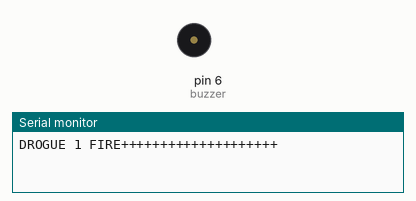
Bench run of a sketch on a simulated Arduino Uno, built with avr-gcc and run on an emulated ATmega328P. On the bench: buzzer (waves = sounding), the last lines printed to the serial monitor.

Above: at 32.7 s.
At 38.5 s:
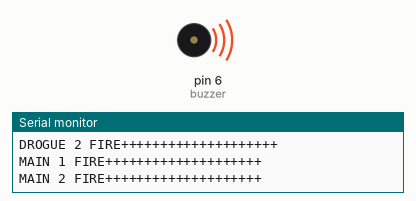
Timing chart, 0 to 40.1 s (numbered marks = the images above):
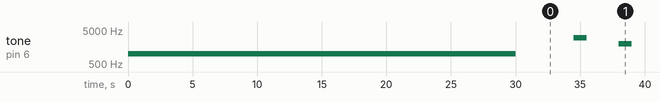

Measured:
- by itself, tone on pin 6 (buzzer): plays 1000 Hz for 30.0 s, 3000 Hz for 1.0 s, 2000 Hz for 1.0 s, 3000 Hz for 1.0 s, 2000 Hz for 1.0 s, 3000 Hz for 1.0 s … (29 notes in this stretch)

The sketch:

bp_test_3_1.ino
```cpp
#define main_1 7     // main primary
#define main_2 8     // main secondary
#define drogue_1 9   // drogue primary
#define drogue_2 10  // drogue secondary
#define buzzer 6    // buzzer

const int delay_time = 1000;
const int charge_delay = 500;
const int backup_delay = 2500;

void setup() {
  // put your setup code here, to run once:

  tone(buzzer, 1000);
  delay(30000);
  noTone(buzzer);

  Serial.print("FLIGHT COMPUTER ON\n");

  Serial.begin(115200);

  delay(1000);
}

void loop() {
  // put your main code here, to run repeatedly:
  digitalWrite(drogue_1, HIGH);
  delay(charge_delay);
  digitalWrite(drogue_1, LOW);
  Serial.println("DROGUE 1 FIRE++++++++++++++++++++");
  delay(backup_delay);
  digitalWrite(drogue_2, HIGH);
  delay(charge_delay);
  digitalWrite(drogue_2, LOW);
  Serial.println("DROGUE 2 FIRE++++++++++++++++++++");

  tone(buzzer, 3000, 1000);

  digitalWrite(main_1, HIGH);
  delay(charge_delay);
  digitalWrite(main_1, LOW);
  Serial.println("MAIN 1 FIRE++++++++++++++++++++");
  delay(backup_delay);
  digitalWrite(main_2, HIGH);
  delay(charge_delay);
  digitalWrite(main_2, LOW);
  Serial.println("MAIN 2 FIRE++++++++++++++++++++");

  tone(buzzer, 2000, 1000);
}
```
